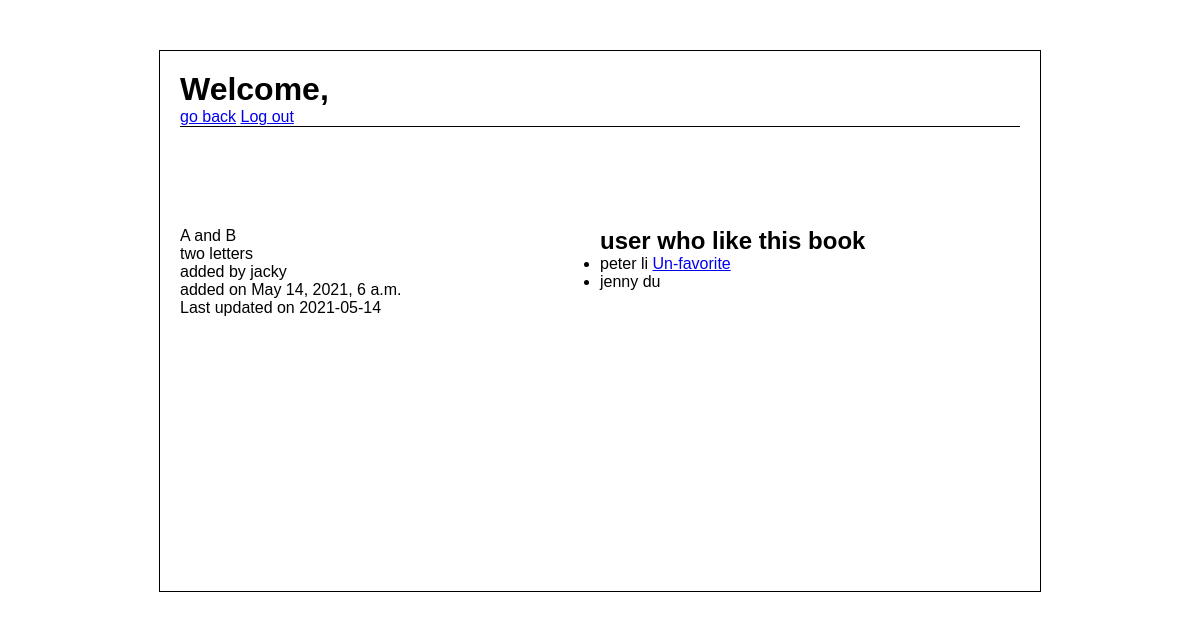
Page /books/19 (signed in) on the committed database.
### favorite_app/models.py (models this page shows)
class Book(models.Model):
    title = models.CharField(max_length=255)
    desc = models.TextField()
    uploaded_by = models.ForeignKey(User, related_name="books_loaded", on_delete=CASCADE)
    users_who_like = models.ManyToManyField(User, related_name="liked_books")
    created_at = models.DateTimeField(auto_now_add=True)
    updated_at = models.DateTimeField(auto_now=True)
    objects = BookManager()

class User(models.Model):
    first_name = models.CharField(max_length=45)
    last_name = models.CharField(max_length=45)
    email = models.CharField(max_length=45)
    password = models.CharField(max_length=255)
    created_at = models.DateTimeField(auto_now_add=True)
    updated_at = models.DateTimeField(auto_now=True)
    objects = UserManager()

### favorite_app/views.py (the view)
# urls.py: path('books/<int:book_id>', views.display_book),
def display_book(request, book_id):
        this_book = Book.objects.get(id=book_id)
        this_user = User.objects.get(id=request.session['user_id'])
        context = {
            'this_book':this_book,
            'this_user':this_user,
        }
        return render(request, "display_book.html", context)

### favorite_app/templates/display_book.html (shortened to what this page needs)
<!DOCTYPE html>
<html lang="en">
<head>
    {% load static %}
    <link rel="stylesheet" href="{% static 'style.css' %}">
</head>
<body>
    <div class="container-display">
        <div class="display-header">
            <h1>Welcome, {{request.session.logged_user}}</h1>
            <a href="/books">go back</a>
            <a id="logout" href="/logout">Log out</a>
        </div>
        <div class="error-report">
        </div>
        <div class="main-displaybook">
            <div class="display-left">
                {% if request.session.user_id == this_book.uploaded_by.id %}
                <form action="/books/{{this_book.id}}/update" method='POST'>
                    {% csrf_token %}
                    <div class="input1 ">
                        <label for="title" name="title"></label>
                        <input class="edit-book" type="text" name="title" value="{{this_book.title}}">
                    </div>
                    <div class="inpout1">
                        <label for="desc" name="description">Description</label>
                        <input class="edit-book" type="text" name="desc" value="{{this_book.desc}}">
                    </div>
                    <div class="btn-input input2">
                        <input type="submit" value="Update">
                    </div>
                    <div>
                        <a href="/books/{{this_book.id}}/delete">delete</a>
                        <!-- <form action="/books/{{this_book.id}}/delete" method='POST'>
                        {% csrf_token %}
                        <input type="hidden" name="book_id" value="{{this_book.id}}">
                        <input type="submit" value="delete"> -->
                    </div>
                </form>
                <p>{{this_book.title}}</p>
                <p>{{this_book.desc}}</p>
                {% else %}
                <p>{{this_book.title}}</p>
                <p>{{this_book.desc}}</p>
                {% endif %}
                <p>added by {{this_book.uploaded_by.first_name}}</p>
                <p>added on {{this_book.created_at}}</p>
                <p>Last updated on {{this_book.updated_at|date:'Y-m-d'}}</p>
            </div>
            <div class="display-right">
                <h2>user who like this book</h2>
                {% for user in this_book.users_who_like.all %}
                <ul>
                    {% if user.id == request.session.user_id %}
                    <li>{{user.first_name}} {{user.last_name}} <a href="/books/{{this_book.id}}/unfavor">Un-favorite</a>
                    </li>
                    {% else %}
                    <li>{{user.first_name}} {{user.last_name}}</li>
                    {% endif %}
                </ul>
                {% endfor %}
            </div>
        </div>
    </div>
</body>
</html>

### favorite_app/static/style.css (style rules this page uses)
* { margin:0; padding:0; font-family: 'Montserrat', sans-serif; }
.error-report { display:block; padding:10px 20px; height:50px; margin-bottom: 30px; }
#logout { text-align: right; }
.container-display { margin:50px auto; border: 1px solid black; width: 70%; height:500px; padding:20px; }
.main-displaybook { display:flex; }
.display-left { flex:1; }
.display-right { flex:1; }
.display-header { border-bottom: 1px solid black; }

### rows in the picture
Book: title "A and B", desc "two letters", uploaded_by.first_name "jacky", created_at "May 14, 2021, 6 a.m.", updated_at "2021-05-14"
User: first_name "peter", last_name "li"
User: first_name "jenny", last_name "du"
